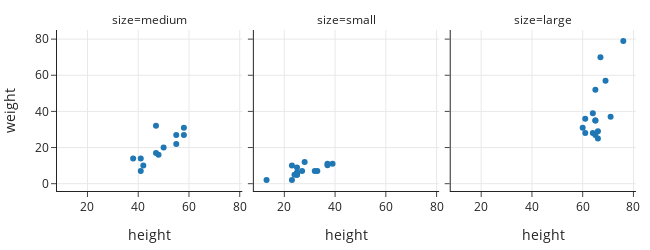

The notebook cell saved with this chart:
### Markdown cell above
This particular `Figure` holds one plot, but `Figure` objects can hold any number of plots. Below, we create a facet of three scatter plots.

### Code cell
fig = px.scatter(dogs, x='height', y='weight',
                 facet_col='size',
                 width=650, height=250)
fig.update_layout(margin=dict(t=30))
fig

### Figure 1 — Plotly figure (JSON) as saved in the notebook; plotly's stock layout.template omitted (floating-point values rounded to 4 significant figures)
{"data": [{"hovertemplate": "size=medium<br>height=%{x}<br>weight=%{y}<extra></extra>", "legendgroup": "", "marker": {"color": "#1F77B4", "symbol": "circle"}, "mode": "markers", "name": "", "orientation": "v", "showlegend": false, "type": "scatter", "x": [48, 41, 55, 50, 58, 58, 41, 42, 38, 47, 47, 55], "xaxis": "x", "y": [16, 14, 22, 20, 31, 27, 7, 10, 14, 32, 17, 27], "yaxis": "y"}, {"hovertemplate": "size=small<br>height=%{x}<br>weight=%{y}<extra></extra>", "legendgroup": "", "marker": {"color": "#1F77B4", "symbol": "circle"}, "mode": "markers", "name": "", "orientation": "v", "showlegend": false, "type": "scatter", "x": [25, 37, 37, 27, 33, 13, 25, 23, 25, 39, 24, 25, 32, 28, 23, 25], "xaxis": "x2", "y": [6, 11, 10.15, 7, 7, 2, 5, 2, 6, 11, 5, 5, 7, 12, 10, 9], "yaxis": "y2"}, {"hovertemplate": "size=large<br>height=%{x}<br>weight=%{y}<extra></extra>", "legendgroup": "", "marker": {"color": "#1F77B4", "symbol": "circle"}, "mode": "markers", "name": "", "orientation": "v", "showlegend": false, "type": "scatter", "x": [61, 65, 66, 60, 64, 65, 66, 69, 65, 71, 61, 64, 65, 76, 67], "xaxis": "x3", "y": [28, 27, 29, 31, 28, 35, 25, 57, 35, 37, 36, 39, 52, 79, 70], "yaxis": "y3"}], "layout": {"annotations": [{"font": {}, "showarrow": false, "text": "size=medium", "x": 0.16, "xanchor": "center", "xref": "paper", "y": 1, "yanchor": "bottom", "yref": "paper"}, {"font": {}, "showarrow": false, "text": "size=small", "x": 0.5, "xanchor": "center", "xref": "paper", "y": 1, "yanchor": "bottom", "yref": "paper"}, {"font": {}, "showarrow": false, "text": "size=large", "x": 0.84, "xanchor": "center", "xref": "paper", "y": 1, "yanchor": "bottom", "yref": "paper"}], "height": 250, "legend": {"tracegroupgap": 0}, "margin": {"t": 30}, "width": 650, "xaxis": {"anchor": "y", "autorange": true, "domain": [0, 0.32], "range": [7.852, 81.15], "title": {"text": "height"}, "type": "linear"}, "xaxis2": {"anchor": "y2", "autorange": true, "domain": [0.34, 0.66], "matches": "x", "range": [7.852, 81.15], "title": {"text": "height"}, "type": "linear"}, "xaxis3": {"anchor": "y3", "autorange": true, "domain": [0.68, 1.0], "matches": "x", "range": [7.852, 81.15], "title": {"text": "height"}, "type": "linear"}, "yaxis": {"anchor": "x", "autorange": true, "domain": [0, 1], "range": [-4.613, 85.61], "title": {"text": "weight"}, "type": "linear"}, "yaxis2": {"anchor": "x2", "autorange": true, "domain": [0, 1], "matches": "y", "range": [-4.613, 85.61], "showticklabels": false, "type": "linear"}, "yaxis3": {"anchor": "x3", "autorange": true, "domain": [0, 1], "matches": "y", "range": [-4.613, 85.61], "showticklabels": false, "type": "linear"}}}
